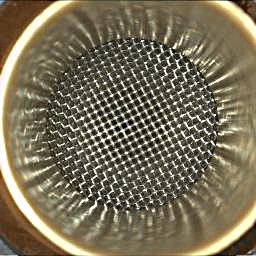
#> input picture pre processing/edge detection/i2.JPG, 256 x 256 px, found by its file name
$ python 'histogram equalisation.py'
#> lines starting #> are read from the running program, lines starting #| are printed output that depends on the picture
import cv2
import numpy as np
import matplotlib.pyplot as plt

# Load the image
image_path = 'i2.jpg'  # Replace with your image path
image = cv2.imread(image_path)
#> image is the input picture: shape (256, 256, 3); mean B, G, R 89, 112.5, 121.2

# Split the image into its RGB components
b, g, r = cv2.split(image)
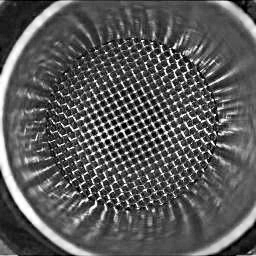
#> b: shape (256, 256); min 0, max 255, mean 89
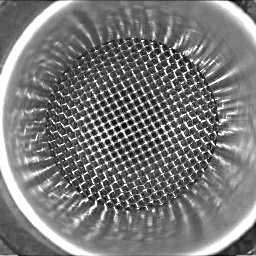
#> r: shape (256, 256); min 0, max 255, mean 121.2

# Equalize each channel individually
r_eq = cv2.equalizeHist(r)
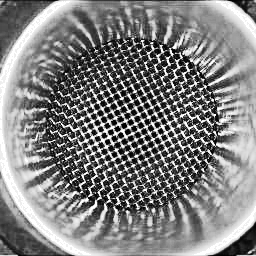
#> r_eq: shape (256, 256); min 0, max 255, mean 128.6
g_eq = cv2.equalizeHist(g)
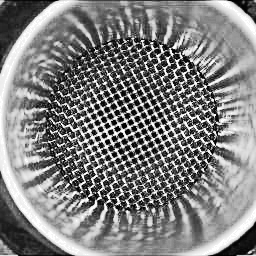
#> g_eq: shape (256, 256); min 0, max 255, mean 128.3
b_eq = cv2.equalizeHist(b)
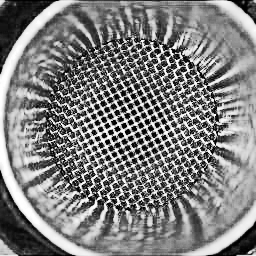
#> b_eq: shape (256, 256); min 0, max 255, mean 127

# Merge the equalized channels back together
equalized_image = cv2.merge((b_eq, g_eq, r_eq))
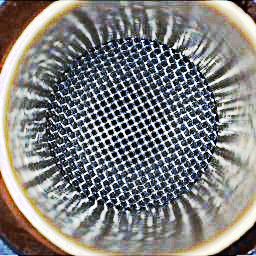
#> equalized_image: shape (256, 256, 3); mean B, G, R 127, 128.3, 128.6

# Plotting the original and equalized images with their histograms
plt.figure(figsize=(15, 10))

# Original Image
plt.subplot(2, 2, 1)
plt.imshow(cv2.cvtColor(image, cv2.COLOR_BGR2RGB))  # Convert BGR to RGB for displaying
plt.title('Original Image')
plt.axis('off')

# Equalized Image
plt.subplot(2, 2, 2)
plt.imshow(cv2.cvtColor(equalized_image, cv2.COLOR_BGR2RGB))
plt.title('Equalized Image')
plt.axis('off')

# Histogram for Original Image
plt.subplot(2, 2, 3)
colors = ('b', 'g', 'r')
for i, color in enumerate(colors):
    histogram = cv2.calcHist([image], [i], None, [256], [0, 256])
    plt.plot(histogram, color=color)
plt.title('Histogram for Original Image')
plt.xlabel('Pixel Intensity')
plt.ylabel('Frequency')
plt.xlim([0, 256])
plt.grid()

# Histogram for Equalized Image
plt.subplot(2, 2, 4)
for i, color in enumerate(colors):
    histogram = cv2.calcHist([equalized_image], [i], None, [256], [0, 256])
    plt.plot(histogram, color=color)
plt.title('Histogram for Equalized Image')
plt.xlabel('Pixel Intensity')
plt.ylabel('Frequency')
plt.xlim([0, 256])
plt.grid()

plt.tight_layout()
plt.show()
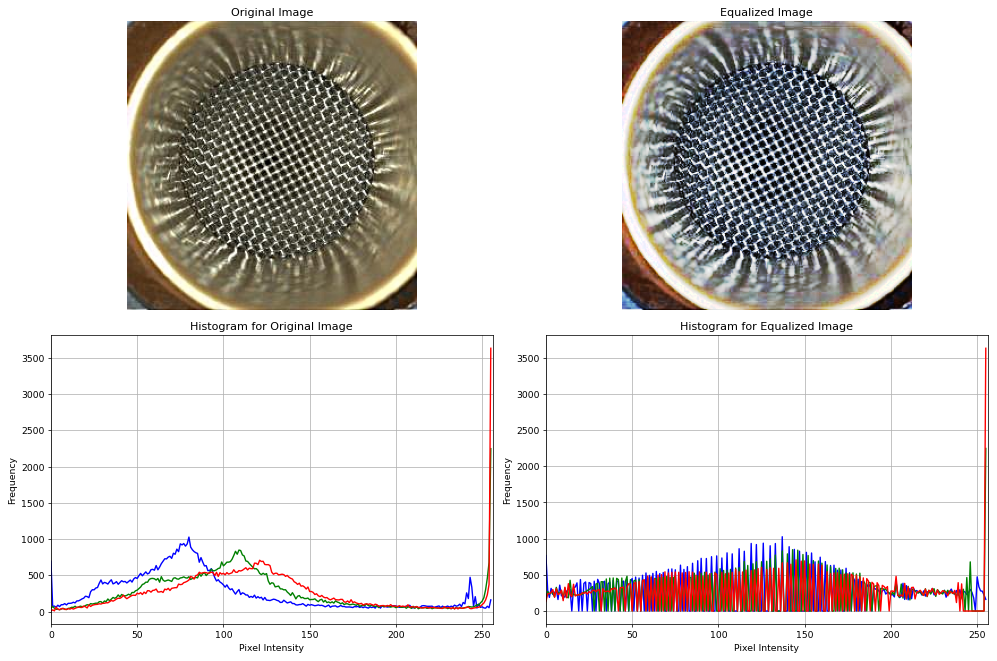
#> figure drawn by matplotlib, 4 panels; panel 3: curve peaks at x = 80, y = 1027; panel 3: curve peaks at x = 255, y = 2247; panel 3: curve peaks at x = 255, y = 3632; panel 4: curve peaks at x = 137, y = 1027

$ run again, with pre processing/edge detection/i1.jpg copied over pre processing/edge detection/i2.JPG
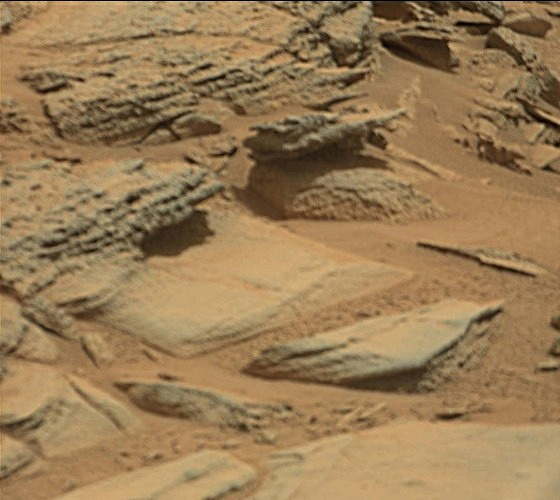
#> input picture pre processing/edge detection/i1.jpg, 560 x 500 px, found by its file name
#> image is the input picture: shape (500, 560, 3); mean B, G, R 85.2, 124.1, 153.1
#> `equalized_image = cv2.merge((b_eq, g_eq, r_eq))`:
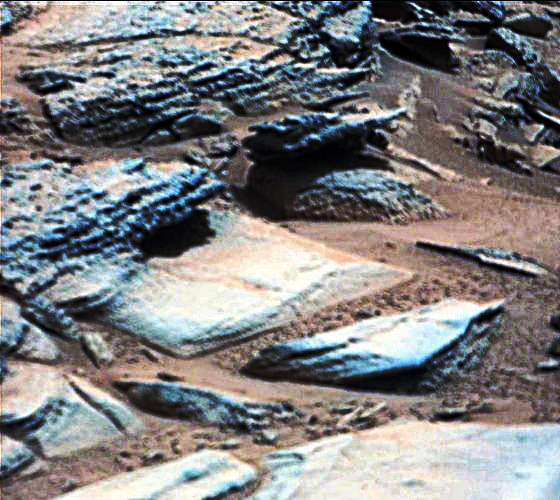
#> equalized_image: shape (500, 560, 3); mean B, G, R 128.9, 128.6, 128.8
#> `plt.show()`:
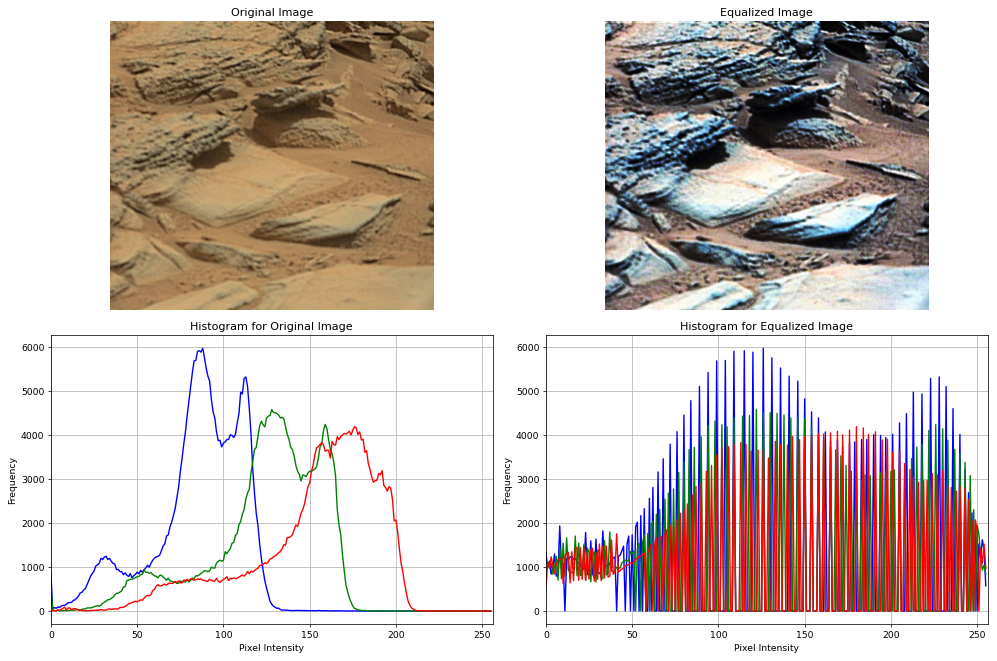
#> figure drawn by matplotlib, 4 panels; panel 3: curve peaks at x = 88, y = 5962; panel 3: curve peaks at x = 128, y = 4569; panel 3: curve peaks at x = 176, y = 4183; panel 4: curve peaks at x = 126, y = 5962

$ run again, with pre processing/edge detection/i3.JPG copied over pre processing/edge detection/i2.JPG
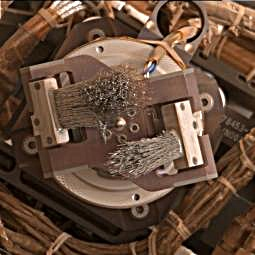
#> input picture pre processing/edge detection/i3.JPG, 255 x 255 px, found by its file name
#> image is the input picture: shape (255, 255, 3); mean B, G, R 57.7, 75.2, 101.2
#> `equalized_image = cv2.merge((b_eq, g_eq, r_eq))`:
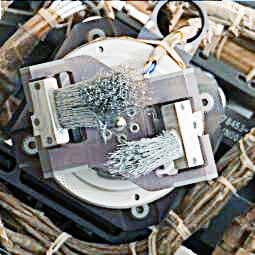
#> equalized_image: shape (255, 255, 3); mean B, G, R 122.9, 127.2, 128.2
#> `plt.show()`:
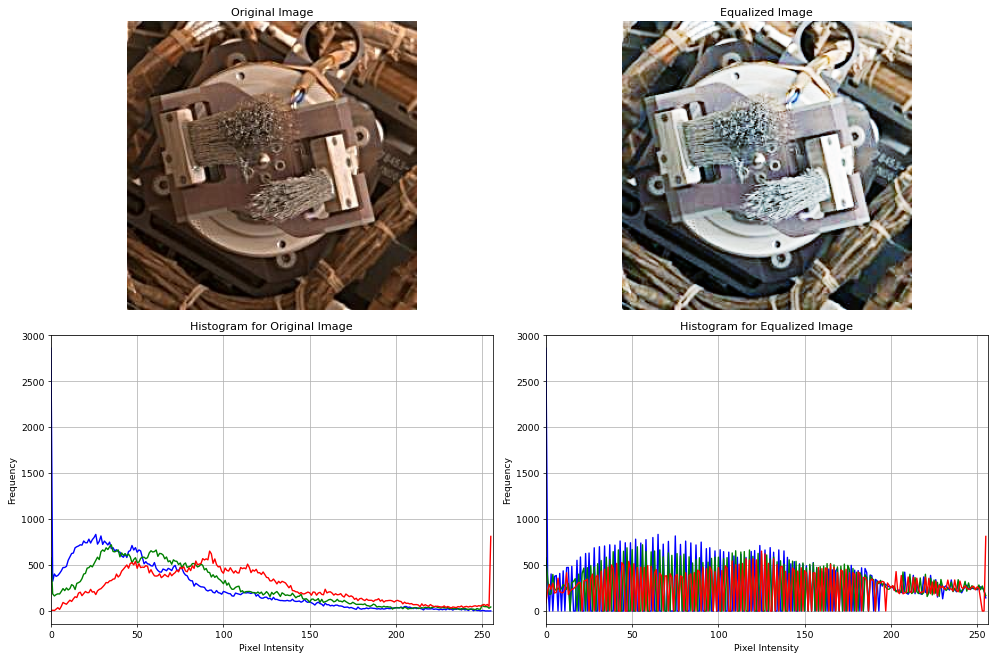
#> figure drawn by matplotlib, 4 panels; panel 3: curve peaks at x = 0, y = 2860; panel 3: curve peaks at x = 35, y = 721; panel 3: curve peaks at x = 255, y = 812; panel 4: curve peaks at x = 0, y = 2860

$ run again, with pre processing/edge detection/i4.JPG copied over pre processing/edge detection/i2.JPG
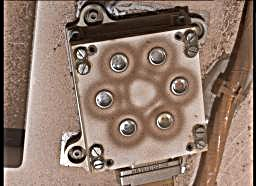
#> input picture pre processing/edge detection/i4.JPG, 256 x 186 px, found by its file name
#> image is the input picture: shape (186, 256, 3); mean B, G, R 106.4, 119.9, 143.1
#> `plt.show()`:
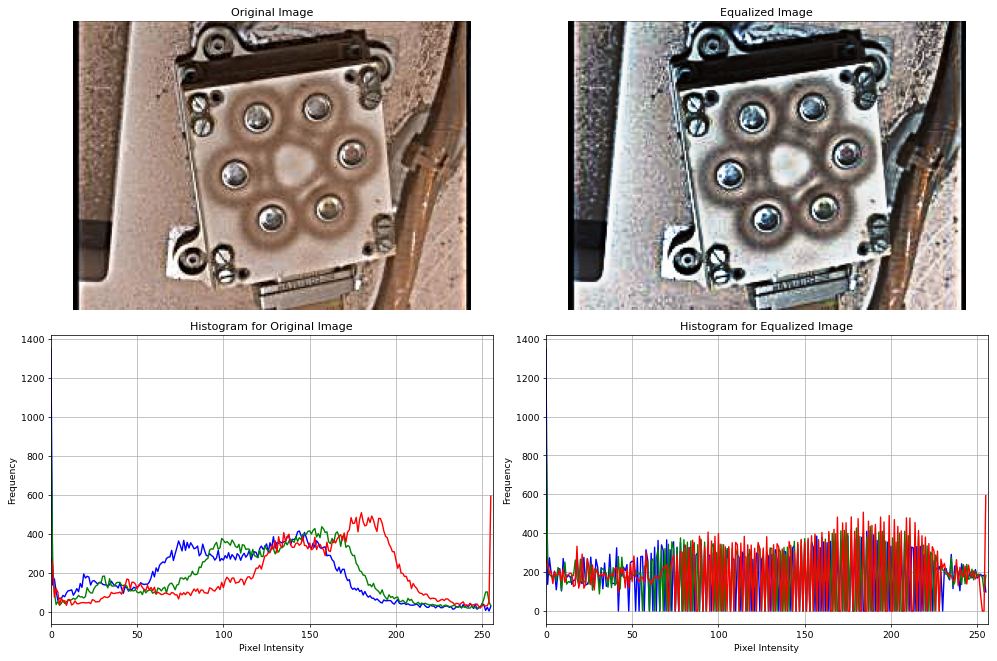
#> figure drawn by matplotlib, 4 panels; panel 3: curve peaks at x = 0, y = 1351; panel 3: curve peaks at x = 0, y = 968; panel 3: curve peaks at x = 255, y = 593; panel 4: curve peaks at x = 0, y = 1351
